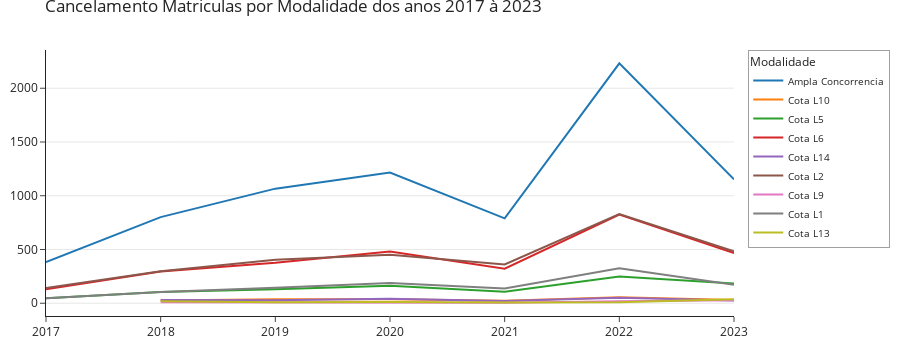

Notebook code cell kept with this figure:
### Code cell
CancelamentoMatricularPlot(data).show()

### Figure 1 — Plotly figure (JSON) as saved in the notebook; plotly's stock layout.template omitted (floating-point values rounded to 4 significant figures)
{"data": [{"hoverlabel": {"bgcolor": "white"}, "hovertemplate": "<b>%{meta[0]} (%{meta[1]})<b><br>Quantidade:%{y}<br><extra></extra>", "meta": ["Ampla Concorrência", "Ampla Concorrencia"], "mode": "lines", "name": "Ampla Concorrencia", "type": "scatter", "x": [2017, 2018, 2019, 2020, 2021, 2022, 2023], "y": [383, 801, 1066, 1216, 790, 2232, 1152]}, {"hoverlabel": {"bgcolor": "white"}, "hovertemplate": "<b>%{meta[0]} (%{meta[1]})<b><br>Quantidade:%{y}<br><extra></extra>", "meta": ["Deficiência + PPI + Escola Pública + Renda ≤ 1.5 SM", "Cota L10"], "mode": "lines", "name": "Cota L10", "type": "scatter", "x": [2018, 2019, 2020, 2021, 2022, 2023], "y": [26, 36, 36, 22, 56, 29]}, {"hoverlabel": {"bgcolor": "white"}, "hovertemplate": "<b>%{meta[0]} (%{meta[1]})<b><br>Quantidade:%{y}<br><extra></extra>", "meta": ["Escola Pública (Sem critério de renda)", "Cota L5"], "mode": "lines", "name": "Cota L5", "type": "scatter", "x": [2017, 2018, 2019, 2020, 2021, 2022, 2023], "y": [47, 104, 129, 163, 107, 248, 183]}, {"hoverlabel": {"bgcolor": "white"}, "hovertemplate": "<b>%{meta[0]} (%{meta[1]})<b><br>Quantidade:%{y}<br><extra></extra>", "meta": ["Escola Pública + PPI (Sem critério de renda)", "Cota L6"], "mode": "lines", "name": "Cota L6", "type": "scatter", "x": [2017, 2018, 2019, 2020, 2021, 2022, 2023], "y": [131, 295, 376, 482, 321, 825, 467]}, {"hoverlabel": {"bgcolor": "white"}, "hovertemplate": "<b>%{meta[0]} (%{meta[1]})<b><br>Quantidade:%{y}<br><extra></extra>", "meta": ["Deficiência + PPI + Escola Pública (Sem critério de renda)", "Cota L14"], "mode": "lines", "name": "Cota L14", "type": "scatter", "x": [2018, 2019, 2020, 2021, 2022, 2023], "y": [29, 27, 42, 20, 50, 26]}, {"hoverlabel": {"bgcolor": "white"}, "hovertemplate": "<b>%{meta[0]} (%{meta[1]})<b><br>Quantidade:%{y}<br><extra></extra>", "meta": ["Escola Pública + Renda ≤ 1.5 SM + PPI", "Cota L2"], "mode": "lines", "name": "Cota L2", "type": "scatter", "x": [2017, 2018, 2019, 2020, 2021, 2022, 2023], "y": [141, 297, 404, 450, 361, 829, 484]}, {"hoverlabel": {"bgcolor": "white"}, "hovertemplate": "<b>%{meta[0]} (%{meta[1]})<b><br>Quantidade:%{y}<br><extra></extra>", "meta": ["Deficiência + Escola Pública + Renda ≤ 1.5 SM", "Cota L9"], "mode": "lines", "name": "Cota L9", "type": "scatter", "x": [2018, 2019, 2020, 2021, 2022, 2023], "y": [10, 9, 13, 5, 19, 28]}, {"hoverlabel": {"bgcolor": "white"}, "hovertemplate": "<b>%{meta[0]} (%{meta[1]})<b><br>Quantidade:%{y}<br><extra></extra>", "meta": ["Escola Pública + Renda ≤ 1.5 SM", "Cota L1"], "mode": "lines", "name": "Cota L1", "type": "scatter", "x": [2017, 2018, 2019, 2020, 2021, 2022, 2023], "y": [46, 104, 144, 188, 137, 325, 172]}, {"hoverlabel": {"bgcolor": "white"}, "hovertemplate": "<b>%{meta[0]} (%{meta[1]})<b><br>Quantidade:%{y}<br><extra></extra>", "meta": ["Deficiência + Escola Pública (Sem critério de renda)", "Cota L13"], "mode": "lines", "name": "Cota L13", "type": "scatter", "x": [2018, 2019, 2020, 2021, 2022, 2023], "y": [18, 10, 12, 7, 10, 37]}], "layout": {"height": 350, "hovermode": "closest", "legend": {"borderwidth": 0.5, "font": {"size": 10}, "title": {"font": {"size": 12}, "text": "Modalidade"}}, "margin": {"b": 10, "l": 20, "r": 20, "t": 50}, "title": {"automargin": true, "text": "Cancelamento Matriculas por Modalidade dos anos 2017 à 2023"}, "yaxis": {"showgrid": true}}}
